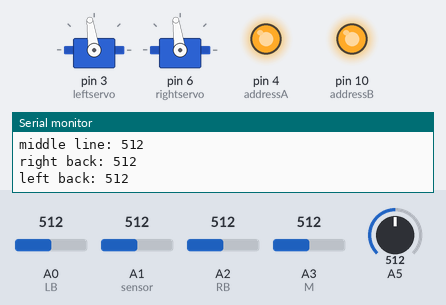
The sketch below on a simulated Arduino Uno, built with avr-gcc and run on an emulated ATmega328P. On the bench: 2 × servo, output pins drawn as LEDs (lit = HIGH), the last lines printed to the serial monitor. Dashed ring = blinking. The test bench sets the inputs (shaded band); at power-on: A1 (sensor) = 512, A3 (M) = 512, A0 (LB) = 512, A2 (RB) = 512, A5 = 512.

Above: at 2.9 s.
3.0 s: A1 (sensor) set to 826
5.7 s: A1 (sensor) set to 851
At 8.6 s:
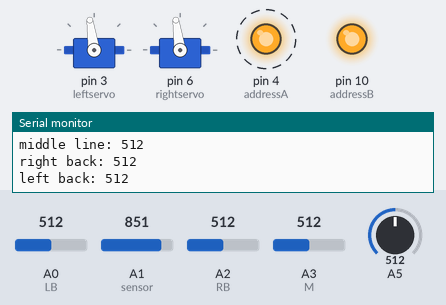
8.8 s: A3 (M) set to 828
10.8 s: A3 (M) set to 848
At 12.6 s:
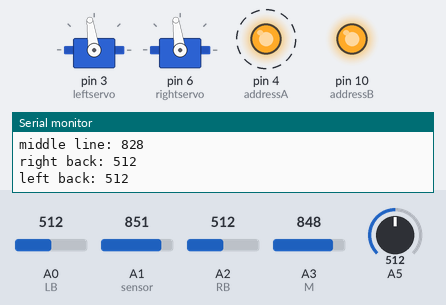
13.9 s: A3 (M) set to 770
At 15.1 s:
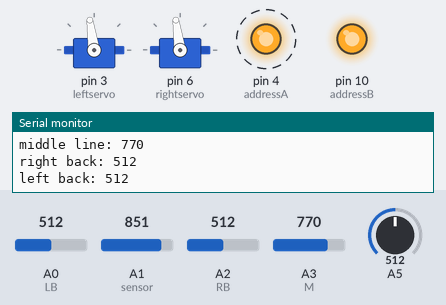
Timing chart, 0 to 16.6 s (numbered marks = the images above; inputs shaded):
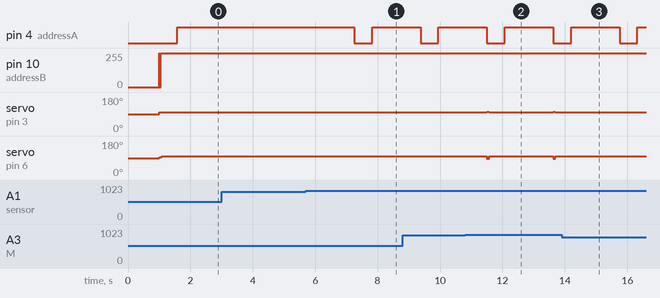

Measured:
- the behaviour switches between 840 and 841 on A1 (sensor) (found by bisection; images 0 and 1)
- the behaviour switches between 839 and 840 on A3 (M) (found by bisection; images 1 and 2)
- after the input at 3.0 s, every drawn part: stays the same
- after the input at 5.7 s, pin 4 (addressA): HIGH → LOW after 1.6 s, → HIGH 0.57 s later
- after the input at 10.8 s, servo on pin 3 (leftservo): alternates 103° for 0.07 s and 98° for 2.1 s, starting after 0.70 s; servo on pin 6 (rightservo): alternates 98° for 2.1 s and 85° for 0.07 s, starting after 0.70 s
- after the input at 13.9 s, servo on pin 3 (leftservo): stays 98° (without the input it goes to 103° after 1.9 s); servo on pin 6 (rightservo): stays 98° (without the input it goes to 85° after 1.9 s)

The sketch:

move_nov16.ino
```cpp
#include <Servo.h>

Servo leftservo;
Servo midservo; //create servo object for left wheel
Servo rightservo;


//create servo object for right wheel
//real speed for servos not moving is 94
//mux connects to left and right line sensors and left and right wall sensors
int A = 0;
int B = 0;
int LF;
int RF;
int LB=A0; //Orange wire
int RB=A2; //Green wire
int M =A3;
int black= 750; //black sensor reading
int white= 750; // white sensor reading
int threshold = 840; //over 750 is black, under 750 is white
int threshold_l = 780;
int threshold_r = 950;
int backblack = 900;
int backwhite = 500;
int past;
int current;
bool intersection = false;
int past_front;
int past_right;
int past_left;
int current_front;
int current_right;
int current_left;
int current_sum_front;
int current_sum_right;
int current_sum_left;
int past_sum_front;
int past_sum_right;
int past_sum_left;
double curr_average_front;
double curr_average_right;
double curr_average_left;
double past_average_front;
double past_average_right;
double past_average_left;
int iteration;
bool wallFront;
bool wallLeft;
bool wallRight;
byte currentWallValue;
int totalChannels = 8;
int addressA = 4;
int addressB = 10;
int leftBackline;
int rightBackline;
int leftIR;
int rightIR;
int count;
int front_middle;
int front_left;
int front_right;


void setup() {
  Serial.begin(9600);
  leftservo.attach(3);     //Connect left servo white wire to pin 3
  rightservo.attach(6);   //Connect right servo white wire to pin 6

  pinMode(addressA, OUTPUT);
  pinMode(addressB, OUTPUT);
  pinMode(A0, INPUT);
  pinMode(A1, INPUT);
  pinMode(A2, INPUT);
  pinMode(A3, INPUT);
  pinMode(A5, INPUT);
}

void loop() {

  move_one();


}

/*void move_straight(){
  Serial.println(analogRead(LF));
  Serial.println(analogRead(M));
  Serial.println(analogRead(RF));


  if (analogRead(M) >= black && analogRead(LF) <= white && analogRead(RF) <= white){

  leftservo.write(180);
  rightservo.write(0); //if its on a line, move forward
  }
}*/


//move is the line follow
void move(){

  //Serial.println("print");
  Serial.println("middle line: " + String(analogRead(M), DEC));
  Serial.println("right back: "+ String(analogRead(RB), DEC));
  Serial.println("left back: "+ String(analogRead(LB), DEC));
  delay(1000);

  line_sense();

  if (front_middle >= threshold /*&& (analogRead(LF) >= white||analogRead(RF) >= white)*/){ //if at least two sensors are black, move forward
    leftservo.write(103);
    rightservo.write(85);
    }

  //if leftfront and middle sensor is white and rightfront is black, move right, left wheel faster
  else if(front_left<=threshold) /*&& analogRead(M)<=threshold) && analogRead(RF)>=threshold*/{
   leftservo.write(98);
   rightservo.write(94);
  }


  //if rightfront and middle sensor is white and leftfront is black, move left, right wheel faster
  else if(front_right<=threshold /*&& analogRead(M)<=threshold) && analogRead(RF)>=threshold*/){
    leftservo.write(94);
    rightservo.write(89);
    /*if((analogRead(M) <= threshold && analogRead(LF) <= threshold) && analogRead(RF) <= threshold) {
       leftservo.write(100);
       rightservo.write(94);
       delay(250);*/
  }

  intersection_action();
}


/*void empty(){
  while (analogRead(LF)<=white&&analogRead(RF)<=white&&analogRead(M)<=white == true){
      move_straight(); //if all three sensors are white, move forward until line is found
  }

  leftservo.write(90);
  rightservo.write(90);
} */


void move_one(){ //move forward until it's at a cross section

  while((analogRead(LB) >= threshold_l && analogRead(RB) >=threshold_r)!=true){
    move();
    past= analogRead(A5);
    delay(50);
    current=analogRead(A5);


    }
  if(current+15<past){
      leftservo.write(94);
      rightservo.write(94);
      delay(10000);
      }
  }


 void turn_right(){
 leftservo.write(98);
 rightservo.write(98);
 delay(500);
 //this is dependent on left front line
    A = 1;
    B = 1;
    digitalWrite(addressA, A);
    digitalWrite(addressB, B);
 while(analogRead(A1)<=threshold){
   leftservo.write(98);
   rightservo.write(98);
   }

  }

 void turn_left(){
  leftservo.write(89);
  rightservo.write(89);
    delay(500);

    A = 1;
    B = 0;
    digitalWrite(addressA, A);
    digitalWrite(addressB, B);
   //this is dependent on right front line
  while(analogRead(A1)<=threshold){
    leftservo.write(89);
    rightservo.write(89); }

  }

  void line_sense() {
    //Analog pin for front sensor
    front_middle = analogRead(M); //middle line sensor
    //Analog pin for left sensor
    A = 1;
    B = 1;
    digitalWrite(addressA, A);
    digitalWrite(addressB, B);
    front_left = analogRead(A1);  //left line sensor
    //Analog pin for right sensor
    A = 1;
    B = 0;
    digitalWrite(addressA, A);
    digitalWrite(addressB, B);
    front_right = analogRead(A1); //right line sensor
  }

  void wall_locate() {
    past_sum_front = current_sum_front;
    past_sum_left = current_sum_left;
    past_sum_right = current_sum_right;
    past_average_front = curr_average_front;
    past_average_left = curr_average_left;
    past_average_right = past_average_right;

  while(iteration < 7) {
    //Analog pin for front sensor
    current_front = analogRead(A5);
    //Analog pin for left sensor
    A = 0;
    B = 0;
    digitalWrite(addressA, A);
    digitalWrite(addressB, B);
    current_left = analogRead(A1);
    //Analog pin for right sensor
    A = 0;
    B = 1;
    digitalWrite(addressA, A);
    digitalWrite(addressB, B);
    current_right = analogRead(A1);

    //Sums current values
    current_sum_front = current_sum_front + current_front;
    current_sum_left = current_sum_left + current_left;
    current_sum_right = current_sum_right + current_right;
    iteration++;
    delay(10);
  }

  if (iteration == 7)
  {
    curr_average_front = current_sum_front / double(iteration - 7);
    current_sum_front = 0;
    curr_average_left = current_sum_left / double(iteration - 7);
    current_sum_left = 0;
    curr_average_right = current_sum_right / double(iteration - 7);
    current_sum_right = 0;
    iteration = 0;
  }


  // robot will be continuously reading data but will only act upon the data received at each intersection
  //at intersection the wall action will be taken dependent on values collected at the intersection/prior to it with the summation of the values
  //
  //maximum of 280 milliseconds(14 iterations * 20 millisecond delay per iteration)
  //change the difference value of this addition to fix wall sensing

    if(curr_average_front+10<past_average_front)
    {
        wallFront = !wallFront;
    }

    if(curr_average_left+50<past_average_left)
    {
        wallLeft = !wallLeft;
    }

    if(curr_average_right+50<past_average_right)
    {
        wallRight = !wallRight;
    }


            //Convert bool values into currentWallValue (first bit: wallFront, second bit: wallLeft,                //third bit: wallRight)
  if (wallFront && wallLeft && wallRight)
    currentWallValue = B111;

  else if (wallFront && wallLeft && !wallRight)
    currentWallValue = B110;

  else if (wallFront && !wallLeft && wallRight)
    currentWallValue = B101;

  else if (wallFront && !wallLeft && !wallRight)
    currentWallValue = B100;

  else if (!wallFront && wallLeft && wallRight)
    currentWallValue = B011;

  else if (!wallFront && wallLeft && !wallRight)
    currentWallValue = B010;

  else if (!wallFront && !wallLeft && wallRight)
    currentWallValue = B001;

  else
    currentWallValue = B000;
  }

void intersection_action() {
  wall_locate();

              //UNAVOIDABLE ACTIONS (e.g. if there is a dead end you must turn around)
              //if there are wall on all sides, turn around
  if (currentWallValue = B111)
        {
            turn_right();
            turn_right();
        }

                         //ACTIONS CAN BE MODIFIED (e.g. if there is only a wall in front you can move
      //left or right

                         //walls left and front of the robot: can turn right or turn around
  else if (currentWallValue = B110)
        {
            turn_right();
        }

                          //walls right and front of the robot: can turn left or turn around
      else if (currentWallValue = B101)
        {
            turn_left();
        }

                         //wall in front of the robot
  else if (currentWallValue = B100)
        {
            turn_right();
        }

      currentWallValue= 0;
                         //no walls just goes into next set of moving forward to the next intersection

  }
```
